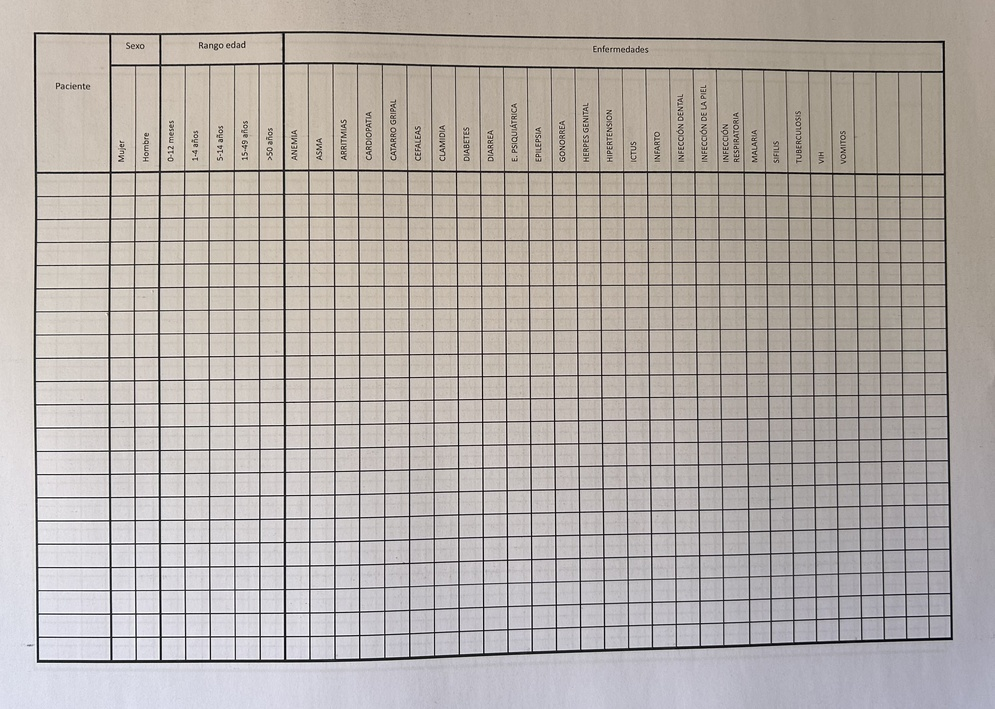
#> input picture ova-api/assets/table-format.jpg, 995 x 709 px, shrunk from 3580 x 2552 before the run
$ python -i utils.py   (imports and definitions only)
#> lines starting #> are read from the running program, lines starting #| are printed output that depends on the picture
#> further down, picture is the input picture: shape (709, 995, 3); mean B, G, R 169.2, 173.7, 180.4
import cv2
import numpy as np

def enhance_image_quality(image):
    """ Improve the quality of the image by applying a series of transformations. """
    blurred = cv2.GaussianBlur(image, (0, 0), 3)
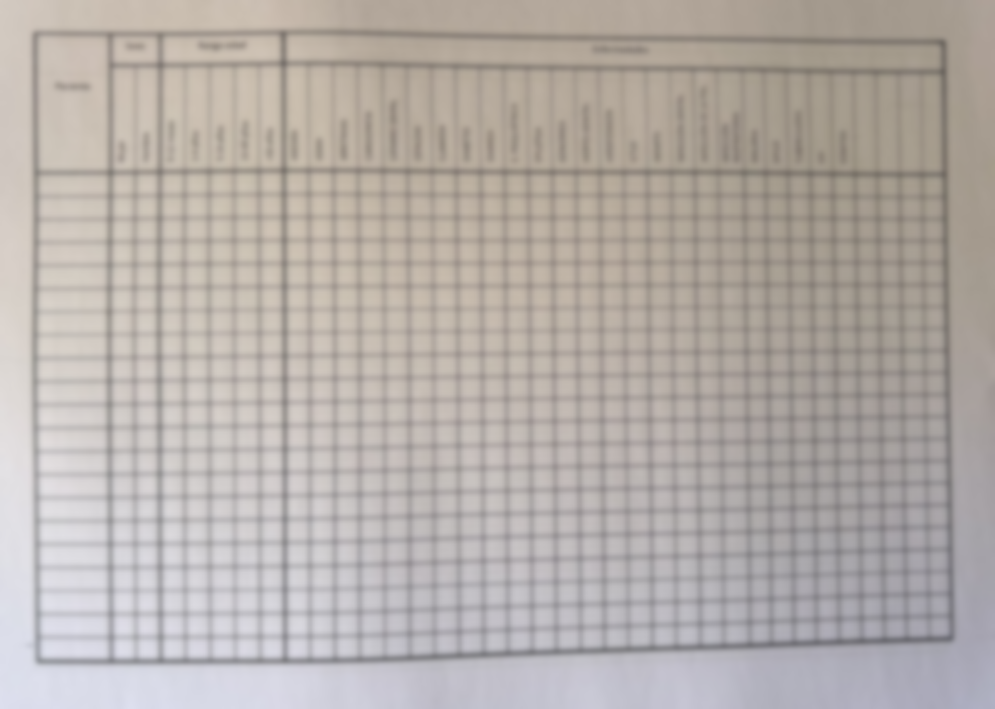
#> blurred: shape (709, 995, 3); mean B, G, R 169.2, 173.7, 180.4
    sharpened = cv2.addWeighted(image, 1.5, blurred, -0.5, 0)

    lab = cv2.cvtColor(sharpened, cv2.COLOR_BGR2LAB)
#> lab: shape (709, 995, 3); mean of channels 0, 1, 2 181.3, 129.6, 131.2
    l, a, b = cv2.split(lab)
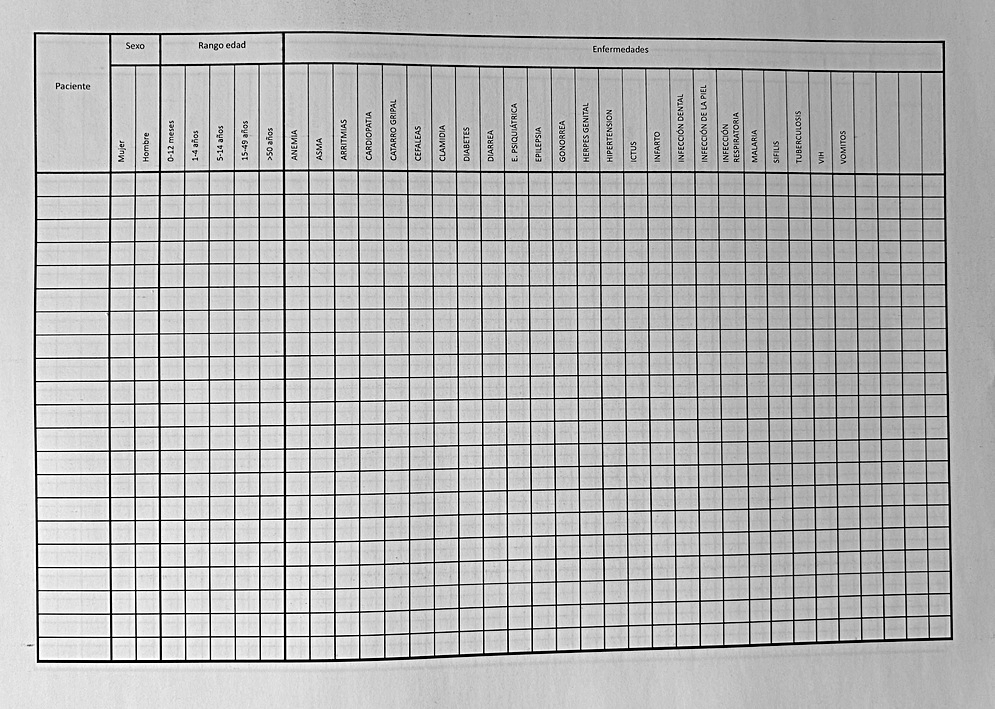
#> l: shape (709, 995); min 0, max 255, mean 181.3
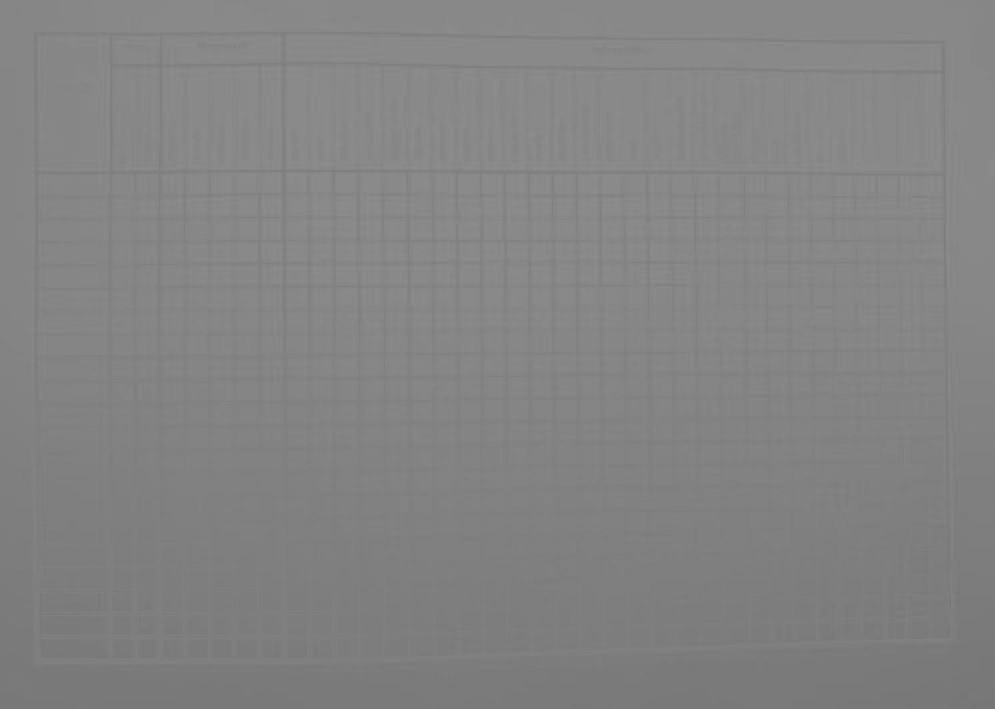
#> b: shape (709, 995); min 117, max 142, mean 131.2
    clahe = cv2.createCLAHE(clipLimit=3.0, tileGridSize=(8, 8))
    l_enhanced = clahe.apply(l)
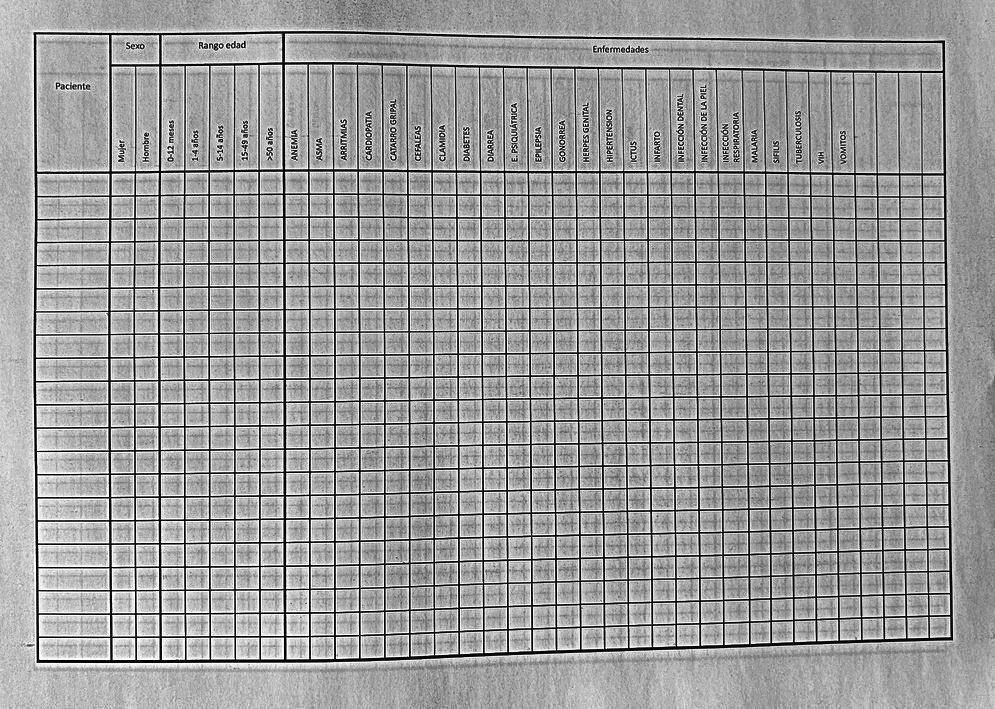
#> l_enhanced: shape (709, 995); min 3, max 255, mean 155.2
    lab_enhanced = cv2.merge((l_enhanced, a, b))
#> lab_enhanced: shape (709, 995, 3); mean of channels 0, 1, 2 155.2, 129.6, 131.2
    enhanced = cv2.cvtColor(lab_enhanced, cv2.COLOR_LAB2BGR)
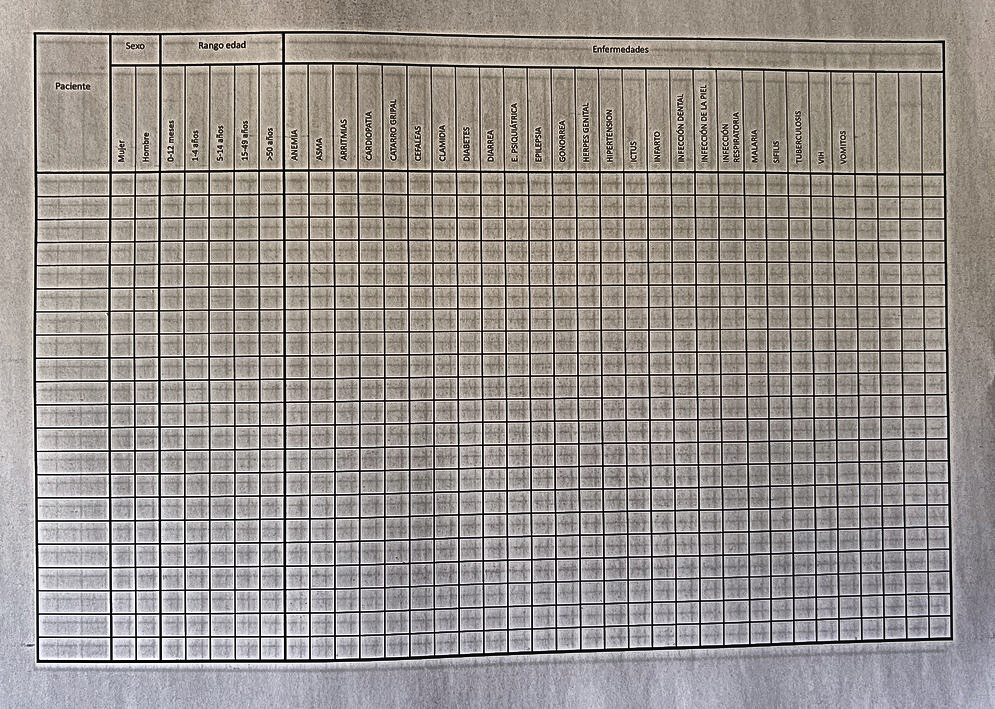
#> enhanced: shape (709, 995, 3); mean B, G, R 143.1, 147.6, 153.8

    denoised = cv2.bilateralFilter(enhanced, 9, 75, 75)

    return denoised

# [54 lines left out: functions crop_borders, ensure_horizontal_orientation, order_corners, not called in this run]

>>> import cv2
>>> picture = cv2.imread('../../assets/table-format.jpg')
>>> result = enhance_image_quality(picture)
